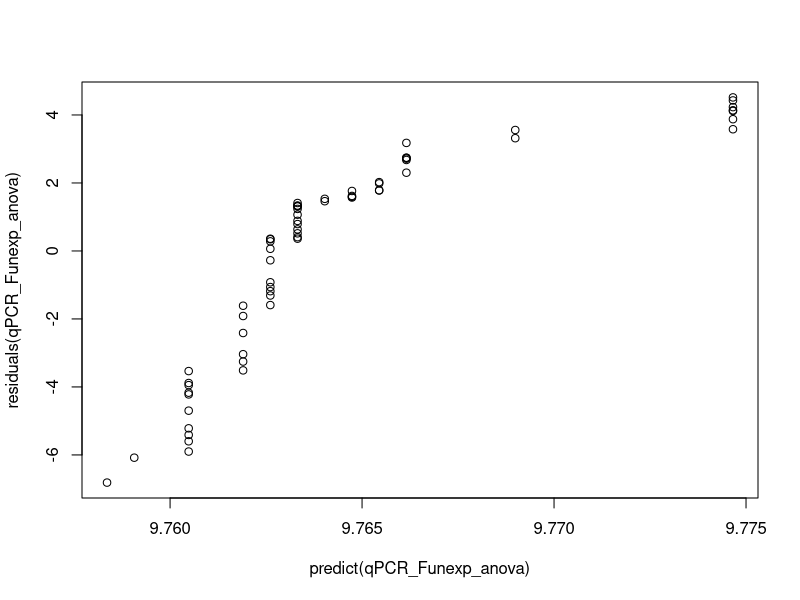
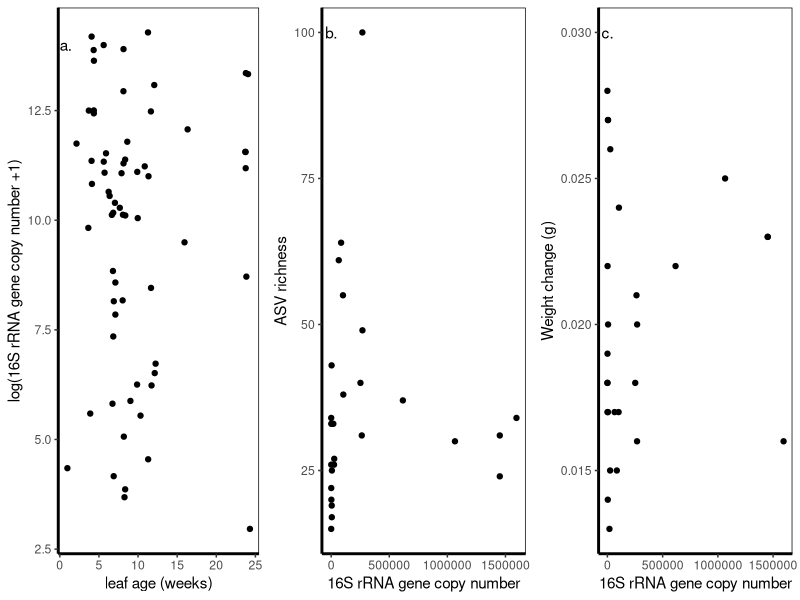

Recreate these plots in R, in order.
## ---- chunk 1
knitr::opts_chunk$set(echo = TRUE)
## ---- chunk 2
library(ggplot2)
library(dplyr)
library(gridExtra)
library(car)
## ---- chunk 3
# with legend
Theme=theme_classic(base_size=11, base_family="Helvetica") +
  theme(axis.line = element_line(size = 1, colour = "black", linetype = "solid")) +theme(plot.title = element_text(size = 12))
# without legend
Theme2=Theme+ theme(legend.position="none") + theme(panel.border=element_rect(fill=NA))
## ---- chunk 4
qPCR_data1=read.csv('input_data/qPCR/FunEx1_calculations.csv', header=TRUE)
qPCR_data2=read.csv('input_data/qPCR/FunEx2_calculations.csv', header=TRUE)
# merge
qPCR_dataAll=rbind(qPCR_data1, qPCR_data2)
# specify class
qPCR_dataAll$age=as.numeric(qPCR_dataAll$age)
# make column with sample name
qPCR_dataAll$sample_name=paste(qPCR_dataAll$agetreatment, qPCR_dataAll$treatment, qPCR_dataAll$replicates, sep='_')
## ---- chunk 5
qPCR_clean=qPCR_dataAll[-which(qPCR_dataAll$Quantity>2000000),]
## ---- chunk 6
plot_qpcrage=ggplot(qPCR_clean, aes(age, log(Quantity+1))) + geom_jitter() + Theme2 +
  xlab('leaf age (weeks)') + ylab('log(16S rRNA gene copy number +1)') + 
  annotate('text', x=1, y=14, label='a. ')
## ---- chunk 7
# anova neg but does not seem normally distributed
qPCR_Funexp_anova=aov(log(Quantity+1)~age, data=qPCR_clean)
summary(qPCR_Funexp_anova)
shapiro.test(residuals(qPCR_Funexp_anova))
qqplot(predict(qPCR_Funexp_anova), residuals(qPCR_Funexp_anova))

# non parametric
kruskal.test(log(Quantity+1)~age, data=qPCR_clean)
## ---- chunk 8
qPCR_Funexp_mod=lm(log(Quantity+1)~age, data=qPCR_clean)
summary(qPCR_Funexp_mod)
Anova(qPCR_Funexp_mod)

## ---- chunk 9
ASVtable.fundiv=read.table('input_data/ASVtable_forGLM_FunExp12023-01-04.txt', header=TRUE)
metatable=ASVtable.fundiv[,1377:1394]
metatable2=metatable[-which(is.na(metatable$Tube_name)),]
metatable2$sample_name=paste(metatable2$leaf_age, metatable2$treatment, metatable2$replicates, sep='_')
meta_qPCR=left_join(metatable2, qPCR_clean)

meta_qPCR_clean=meta_qPCR[-which(is.na(meta_qPCR$Quantity)),]

## ---- chunk 10
plot_qpcrrich=ggplot(meta_qPCR_clean, aes((Quantity), richness)) + geom_point() + Theme2 +annotate('text', x=-0.5, y=100, label='b.') + xlab('16S rRNA gene copy number') +
  ylab('ASV richness') 
## ---- chunk 11
qPCRrichness_mod=lm(richness~(Quantity+1), data=meta_qPCR_clean)
summary(qPCRrichness_mod)
## ---- chunk 12
plot_qpcrFun=ggplot(data=meta_qPCR_clean, aes(x=Quantity, y=W_Change)) + geom_point() + Theme2 + annotate('text', x=-0.5, y=0.030, label='c.') + xlab('16S rRNA gene copy number') +
  ylab('Weight change (g)')
## ---- chunk 13
qPCRFun_mod=lm(W_Change~(Quantity+1), data=meta_qPCR_clean)
summary(qPCRFun_mod)

## ---- chunk 14
library(gridExtra)
grid.arrange( plot_qpcrage, plot_qpcrrich, plot_qpcrFun, ncol=3)
